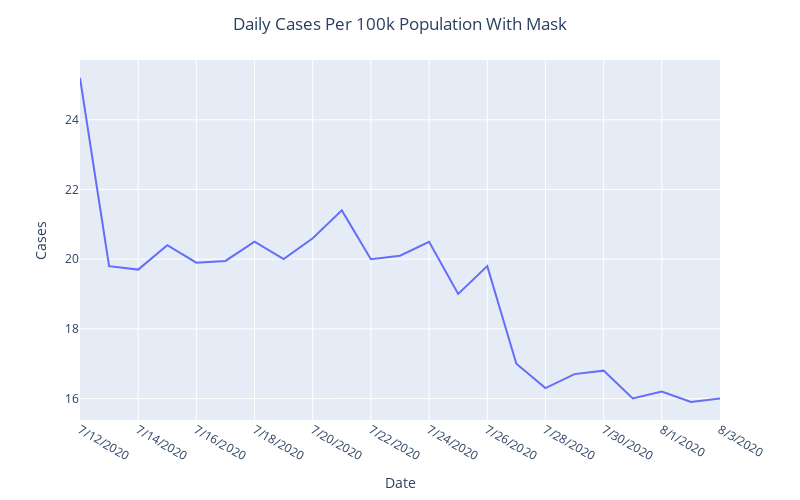

Notebook code for this chart:
### Code cell
fig = px.line(DF,x='date',y='count_mask')



fig.update_layout(title='Daily Cases Per 100k Population With Mask',
                  title_x=0.5,
                  xaxis_title="Date",
                  yaxis_title="Cases",
                  autosize=False,
                  width=800,
                  height=500,
                  xaxis=dict(dtick=2))


fig.show()

### Figure 1 — Plotly figure (JSON) as saved in the notebook; plotly's stock layout.template omitted (floating-point values rounded to 4 significant figures)
{"data": [{"hovertemplate": "date=%{x}<br>count_mask=%{y}<extra></extra>", "legendgroup": "", "line": {"color": "#636efa", "dash": "solid"}, "marker": {"symbol": "circle"}, "mode": "lines", "name": "", "orientation": "v", "showlegend": false, "type": "scatter", "x": ["7/12/2020", "7/13/2020", "7/14/2020", "7/15/2020", "7/16/2020", "7/17/2020", "7/18/2020", "7/19/2020", "7/20/2020", "7/21/2020", "7/22/2020", "7/23/2020", "7/24/2020", "7/25/2020", "7/26/2020", "7/27/2020", "7/28/2020", "7/29/2020", "7/30/2020", "7/31/2020", "8/1/2020", "8/2/2020", "8/3/2020"], "xaxis": "x", "y": [25.2, 19.8, 19.7, 20.4, 19.9, 19.95, 20.5, 20, 20.6, 21.4, 20, 20.1, 20.5, 19, 19.8, 17, 16.3, 16.7, 16.8, 16, 16.2, 15.9, 16], "yaxis": "y"}], "layout": {"autosize": false, "height": 500, "legend": {"tracegroupgap": 0}, "margin": {"t": 60}, "title": {"text": "Daily Cases Per 100k Population With Mask", "x": 0.5}, "width": 800, "xaxis": {"anchor": "y", "autorange": true, "domain": [0, 1], "dtick": 2, "range": [0, 22], "title": {"text": "Date"}, "type": "category"}, "yaxis": {"anchor": "x", "autorange": true, "domain": [0, 1], "range": [15.38, 25.72], "title": {"text": "Cases"}, "type": "linear"}}}
